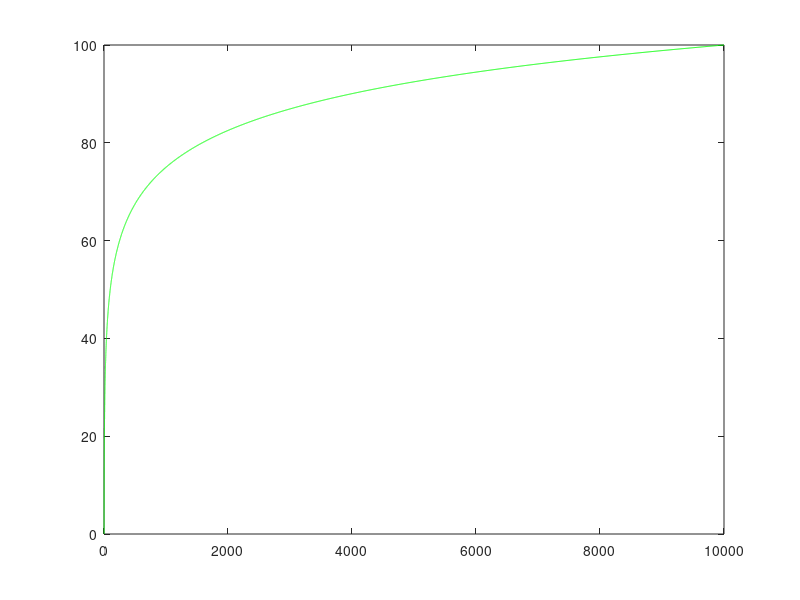

Write MATLAB code to recreate this figure. (Note: this script raises an error after producing the figure.)
clear all;
close all;
format compact;
format shortg;

fprintf('piecewise: go! ++++++++++++++++++++++++++++++++++++++++++++++++++++++++\n');

%base = 10^(3/50);
%limit_end = 1e6;
limit_end = 10000;
base = (limit_end)^(1/100);

logb = @(x) log(x)/log(base);%*100/log10(limit_end);

x = logspace(0, log10(limit_end), 1e3)';
y = logb(x);



% plot

x = logspace(0, log10(limit_end), 1e4)';
%x = linspace(1, limit_end, 5e1)';
y = logb(x);

% change this plot here for overall looks
plot(x, y, 'g');
hold on;

y_approx = zeros(length(x), 1);

pieces = 7;
pieceIndex = floor(linspace(1, length(x), pieces+1))';
pointsForI = [x,y]; pointsForI = pointsForI(pieceIndex, :);
pieceIndex = floor(linspace(0, length(x), pieces+1))';
for i = 1:pieces
	v = (pieceIndex(i)+1) : pieceIndex(i+1);
    y_lin(v', :) = pointOnLine(pointsForI(i,:), pointsForI(i+1,:), x(v));
    y_aus(v', :) = pointOnLineAusgleich(y(v), x(v));
end


plot(x, y_lin, 'b:');

plot(x, y_aus, 'b');

%figure;

error_lin = abs(y - y_lin);
plot(x, error_lin, 'r:');

error_aus = abs(y - y_aus);
plot(x, error_aus, 'r');

difference = abs(y_lin - y_aus);
plot(x, difference, 'y');

mixD = minmax(difference')

format short;
max_err_lin = max(error_lin)
max_err_aus = max(error_aus)
